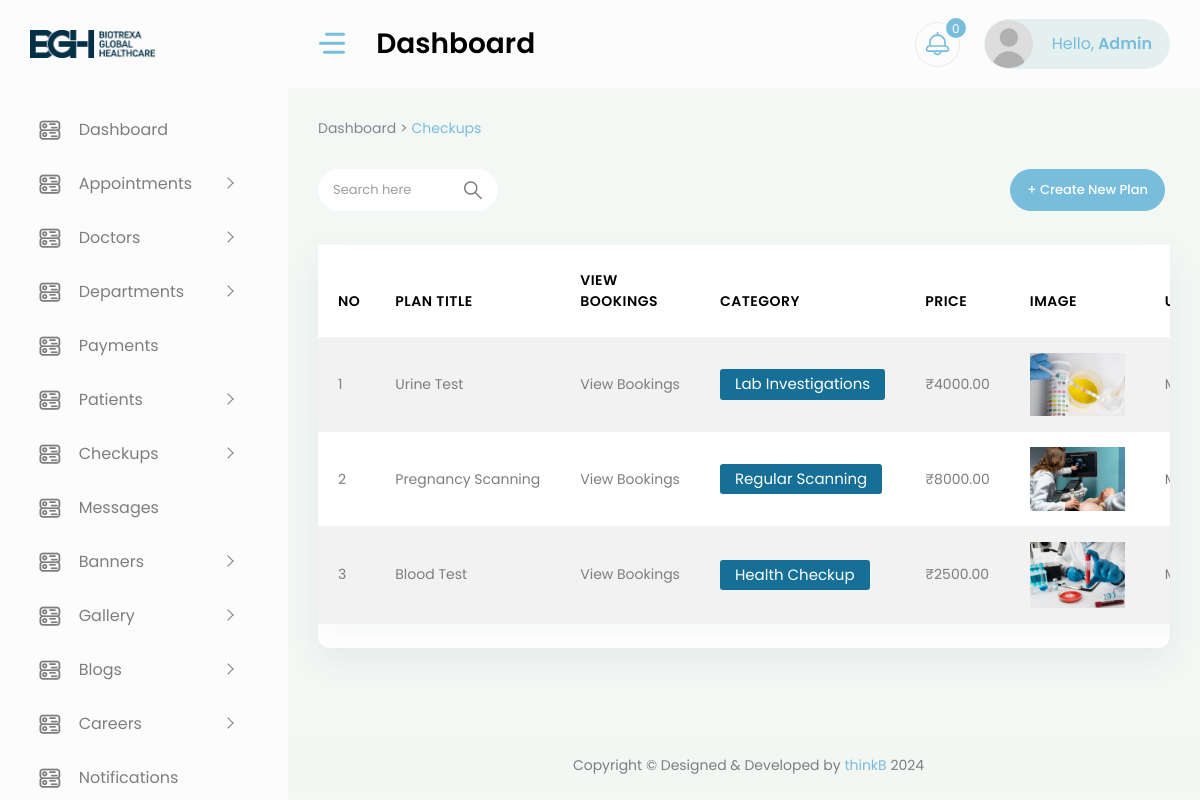
The app's page /account/health-checkup/ (signed in) with its own data.
### core/models.py (models this page shows, shortened)
class HealthCheckupPlan(models.Model):
    CATEGORY = [
        ('Health Checkup', 'Health Checkup'),
        ('Lab Investigations', 'Lab Investigations'),
        ('Regular Scanning', 'Regular Scanning'),
        ('Cardiology', 'Cardiology'),
        ('Pregnancy Scanning', 'Pregnancy Scanning'),
        ('Vaccination', 'Vaccination'),
        ('Digital X-Rays', 'Digital X-Rays'),
    ]
    category = models.CharField(max_length=35, choices=CATEGORY, default='health_checkup')
    title = models.CharField(max_length=255)
    description = HTMLField()
    created_at = models.DateTimeField(auto_now_add=True)
    slug = models.SlugField(unique=True)
    status = models.CharField(max_length=8, choices=STATUS_CHOICES, default='active')
    is_home_sample_available = models.BooleanField(default=False)
    is_online_payment_available = models.BooleanField(default=True)
    total_test_include = models.PositiveIntegerField()
    price = models.DecimalField(max_digits=10, decimal_places=2)
    image = models.ImageField(upload_to='health_checkup_plans/', blank=True, null=True)

### core/views.py (the view)
# urls.py: path('account/health-checkup/', views.health_checkup_plans, name='health_checkup_plans'),
@login_required(login_url='login')
def health_checkup_plans(request):
    try:
        profile = Summary.objects.get(user=request.user)
    except ObjectDoesNotExist:
        msg.error(request,'Profile does not exist. You cannot access here.')
        return redirect('login')
    if profile:
        if profile.role == 'hr':
            return redirect('hr_dashboard')
        elif profile.role not in ['admin']:
            return redirect('homepage')
    else:
        return redirect('homepage')
    plans = HealthCheckupPlan.objects.all().order_by('-created_at')
    context = {
        'plans': plans
    }
    return render(request, 'backend/checkup-plans.html', context)

### templates/backend/checkup-plans.html (shortened to what this page needs)
{% extends 'backend/base.html' %}
{% load static %}
{% block content %}
<div class="container-fluid">
    <div class="page-titles">
        <ol class="breadcrumb">
            <li class="breadcrumb-item"><a href="{% url 'dashboard' %}">Dashboard > </a>  </li>
            <li class="breadcrumb-item active ms-1"><a href="{% url 'health_checkup_plans' %}"> Checkups</a></li>
        </ol>
    </div>
    <div class="form-head d-flex mb-3 mb-md-4 align-items-center">
        <div class="input-group search-area d-inline-flex me-2">
            <input type="text" id="search-input" class="form-control" placeholder="Search here">
            <div class="input-group-append">
                <button type="button" class="input-group-text"><i class="flaticon-381-search-2"></i></button>
            </div>
        </div>
        <div class="ms-auto">
            <a href="{% url 'create_health_checkup_plans' %}" class="btn btn-primary btn-rounded add-appointment" >+ Create New Plan</a>
        </div>
    </div>
    <div class="row">
        <div class="col-xl-12">
            <div class="card">
                <div class="card-body p-0">
                    <div class="table-responsive">
                        <table id="example5" class="table table-striped patient-list mb-4 dataTablesCard fs-14">
                            <thead>
                                <tr>
                                    <th>NO</th>
                                    <th>Plan Title</th>
                                    <th>View Bookings</th>
                                    <th>Category</th>
                                    <th>Price</th>
                                    <th>Image</th>
                                    <th>Upload Date</th>
                                </tr>
                            </thead>
                            <tbody>
                                {% for plan in plans %}
                                    <tr>
                                        <td>{{forloop.counter}}</td>
                                        <td>{{plan.title}}</td>
                                        <td>
                                            <a href="{% url 'health_checkup_appointments' plan.slug %}">View Bookings</a>
                                        </td>
                                        <td>
                                            <button class="custom-badge status-green">{{plan.category}}</button>
                                        </td>
                                        <td>
                                            ₹{{plan.price}}
                                        </td>
                                        <td><img src="{{plan.image.url}}" style="width: 95px" /></td>
                                        <td>{{ plan.created_at|date:"F j, Y" }}</td>
                                    </tr>
                                {% endfor %}
                            </tbody>
                        </table>
                    </div>
                </div>
            </div>
        </div>
    </div>
</div>
{% endblock content %}

### templates/backend/base.html (shortened to what this page needs)
{% load static %}
<!DOCTYPE html>
<html lang="en">
<head>
    <link href="{% static 'vendor/owl-carousel/owl.carousel.css' %}" rel="stylesheet">
    <link href="{% static 'vendor/bootstrap-select/dist/css/bootstrap-select.min.css' %}" rel="stylesheet">
    <link rel="stylesheet" href="{% static 'css/style.css' %}" >
    <link href="https://cdn.quilljs.com/1.3.6/quill.snow.css" rel="stylesheet">
</head>
<body>
    <div id="main-wrapper">
        <div class="nav-header">
            <a href="{% url 'dashboard' %}" class="brand-logo">
                <img style="width: 55%;" src="{% static 'images/logo.png' %}" alt="" class="img-fluid">
            </a>
            <div class="nav-control">
                <div class="hamburger">
                    <span class="line"></span><span class="line"></span><span class="line"></span>
                </div>
            </div>
        </div>
        <div class="header">
            <div class="header-content">
                <nav class="navbar navbar-expand">
                    <div class="collapse navbar-collapse justify-content-between">
                        <div class="header-left">
                            <div class="dashboard_bar">
                                Dashboard
                            </div>
                        </div>
                        <ul class="navbar-nav header-right">
                            <li class="nav-item dropdown notification_dropdown">
                                <a class="nav-link ai-icon" href="javascript:;" role="button" data-bs-toggle="dropdown">
                                    <span class="badge light text-white bg-primary" id="notification__count">0</span>
                                </a>
                            </li>
                            <li class="nav-item dropdown header-profile">
                                <a class="nav-link" href="javascript:;" role="button" data-bs-toggle="dropdown">
                                    <img src="{% static 'images/user.jpg' %}" width="20" alt="">
                                    <div class="header-info">
                                        <span style="text-transform: capitalize;">Hello,<strong> {{request.user.username}}</strong></span>
                                    </div>
                                </a>
                            </li>
                        </ul>
                    </div>
                </nav>
            </div>
        </div>
        <div class="deznav">
            <div class="deznav-scroll">
                <ul class="metismenu" id="menu">
                    <li>
                        <a href="{% url 'dashboard' %}" class="ai-icon" aria-expanded="false">
                            <i class="flaticon-381-networking"></i>
                            <span class="nav-text">Dashboard</span>
                        </a>
                    </li>
                    <li>
						<a class="has-arrow ai-icon" href="javascript:void()" aria-expanded="false">
							<i class="flaticon-381-networking"></i>
							<span class="nav-text">Appointments</span>
						</a>
                    </li>
                    <li>
						<a class="has-arrow ai-icon" href="javascript:void()" aria-expanded="false">
							<i class="flaticon-381-networking"></i>
							<span class="nav-text">Doctors</span>
						</a>
                    </li>
                    <li>
						<a class="has-arrow ai-icon" href="javascript:void()" aria-expanded="false">
							<i class="flaticon-381-networking"></i>
							<span class="nav-text">Departments</span>
						</a>
                    </li>
                    <li>
                        <a href="{% url 'payments' %}" class="ai-icon" aria-expanded="false">
                            <i class="flaticon-381-networking"></i>
                            <span class="nav-text">Payments</span>
                        </a>
                    </li>
                    <li>
						<a class="has-arrow ai-icon" href="javascript:void()" aria-expanded="false">
							<i class="flaticon-381-networking"></i>
							<span class="nav-text">Patients</span>
						</a>
                    </li>
                    <li>
						<a class="has-arrow ai-icon" href="javascript:void()" aria-expanded="false">
							<i class="flaticon-381-networking"></i>
							<span class="nav-text">Checkups</span>
						</a>
                    </li>
                    <li>
                        <a href="{% url 'messages' %}" class="ai-icon" aria-expanded="false">
                            <i class="flaticon-381-networking"></i>
                            <span class="nav-text">Messages</span>
                        </a>
                    </li>
                    <li>
						<a class="has-arrow ai-icon" href="javascript:void()" aria-expanded="false">
							<i class="flaticon-381-networking"></i>
							<span class="nav-text">Banners</span>
						</a>
                    </li>
                    <li>
						<a class="has-arrow ai-icon" href="javascript:void()" aria-expanded="false">
							<i class="flaticon-381-networking"></i>
							<span class="nav-text">Gallery</span>
						</a>
                    </li>
                    <li>
						<a class="has-arrow ai-icon" href="javascript:void()" aria-expanded="false">
							<i class="flaticon-381-networking"></i>
							<span class="nav-text">Blogs</span>
						</a>
                    </li>
                    <li>
						<a class="has-arrow ai-icon" href="javascript:void()" aria-expanded="false">
							<i class="flaticon-381-networking"></i>
							<span class="nav-text">Careers</span>
						</a>
                    </li>
                    <li>
                        <a href="{% url 'notifications' %}" class="ai-icon" aria-expanded="false">
                            <i class="flaticon-381-networking"></i>
                            <span class="nav-text">Notifications</span>
                        </a>
                    </li>
                </ul>
            </div>
        </div>
        <div class="content-body">
            {% block content %}
            {% endblock content %}
        </div>
        <div class="footer">
            <div class="copyright">
                <p>Copyright © Designed &amp; Developed by <a href="https://thinkb.agency" target="_blank">thinkB</a> 2024</p>
            </div>
        </div>
    </div>
</body>
</html>

### records on screen
HealthCheckupPlan: title "Urine Test", category "Lab Investigations", price "4000.00", image (picture)
HealthCheckupPlan: title "Pregnancy Scanning", category "Regular Scanning", price "8000.00", image (picture)
HealthCheckupPlan: title "Blood Test", category "Health Checkup", price "2500.00", image (picture)

### other values on screen
{{ request.user.username }} "Admin"
